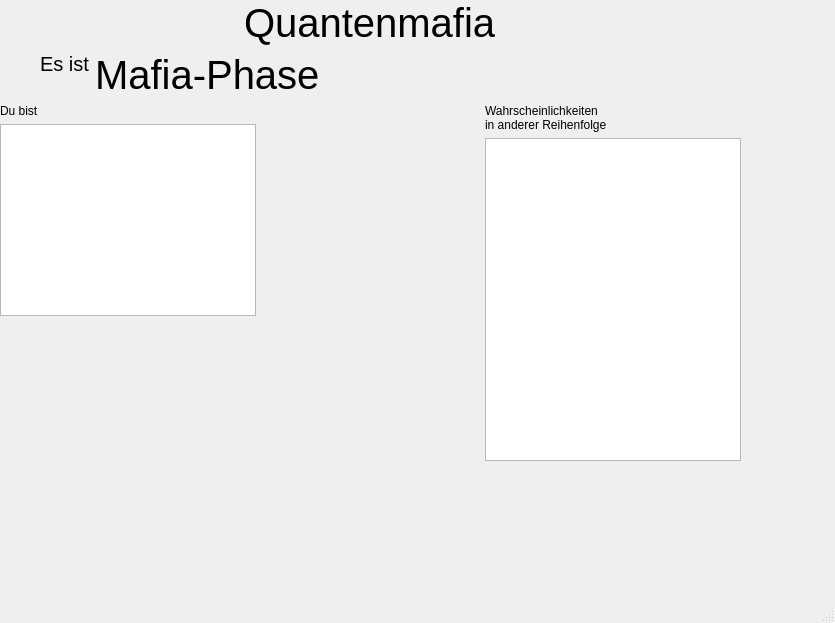
<?xml version="1.0" encoding="UTF-8"?>
<ui version="4.0">
 <class>game</class>
 <widget class="QMainWindow" name="game">
  <property name="geometry">
   <rect>
    <x>0</x>
    <y>0</y>
    <width>835</width>
    <height>623</height>
   </rect>
  </property>
  <property name="windowTitle">
   <string>Quantenmafia, qmafia-client</string>
  </property>
  <widget class="QWidget" name="centralwidget">
   <widget class="QWidget" name="verticalLayoutWidget">
    <property name="geometry">
     <rect>
      <x>0</x>
      <y>0</y>
      <width>741</width>
      <height>461</height>
     </rect>
    </property>
    <layout class="QVBoxLayout" name="verticalLayout" stretch="0,0,0">
     <item>
      <layout class="QHBoxLayout" name="horizontalLayout">
       <property name="sizeConstraint">
        <enum>QLayout::SetMaximumSize</enum>
       </property>
       <item>
        <spacer name="horizontalSpacer">
         <property name="orientation">
          <enum>Qt::Horizontal</enum>
         </property>
         <property name="sizeHint" stdset="0">
          <size>
           <width>40</width>
           <height>20</height>
          </size>
         </property>
        </spacer>
       </item>
       <item>
        <widget class="QLabel" name="lHeadline">
         <property name="sizePolicy">
          <sizepolicy hsizetype="Preferred" vsizetype="Preferred">
           <horstretch>0</horstretch>
           <verstretch>0</verstretch>
          </sizepolicy>
         </property>
         <property name="font">
          <font>
           <pointsize>30</pointsize>
          </font>
         </property>
         <property name="text">
          <string>Quantenmafia</string>
         </property>
        </widget>
       </item>
       <item>
        <spacer name="horizontalSpacer_2">
         <property name="orientation">
          <enum>Qt::Horizontal</enum>
         </property>
         <property name="sizeHint" stdset="0">
          <size>
           <width>40</width>
           <height>20</height>
          </size>
         </property>
        </spacer>
       </item>
      </layout>
     </item>
     <item>
      <layout class="QHBoxLayout" name="horizontalLayout_2">
       <item>
        <spacer name="horizontalSpacer_4">
         <property name="orientation">
          <enum>Qt::Horizontal</enum>
         </property>
         <property name="sizeType">
          <enum>QSizePolicy::Fixed</enum>
         </property>
         <property name="sizeHint" stdset="0">
          <size>
           <width>40</width>
           <height>20</height>
          </size>
         </property>
        </spacer>
       </item>
       <item>
        <widget class="QLabel" name="lPhaseHint">
         <property name="font">
          <font>
           <pointsize>15</pointsize>
          </font>
         </property>
         <property name="text">
          <string>Es ist</string>
         </property>
         <property name="alignment">
          <set>Qt::AlignLeading|Qt::AlignLeft|Qt::AlignTop</set>
         </property>
        </widget>
       </item>
       <item>
        <widget class="QLabel" name="lPhase">
         <property name="font">
          <font>
           <pointsize>30</pointsize>
          </font>
         </property>
         <property name="text">
          <string>Mafia-Phase</string>
         </property>
         <property name="alignment">
          <set>Qt::AlignLeading|Qt::AlignLeft|Qt::AlignTop</set>
         </property>
        </widget>
       </item>
       <item>
        <spacer name="horizontalSpacer_3">
         <property name="orientation">
          <enum>Qt::Horizontal</enum>
         </property>
         <property name="sizeHint" stdset="0">
          <size>
           <width>40</width>
           <height>20</height>
          </size>
         </property>
        </spacer>
       </item>
      </layout>
     </item>
     <item>
      <layout class="QHBoxLayout" name="horizontalLayout_3">
       <item>
        <layout class="QVBoxLayout" name="verticalLayout_2">
         <item>
          <widget class="QLabel" name="lYouHint">
           <property name="text">
            <string>Du bist</string>
           </property>
          </widget>
         </item>
         <item>
          <widget class="QTableView" name="tableView_2"/>
         </item>
         <item>
          <spacer name="verticalSpacer_2">
           <property name="orientation">
            <enum>Qt::Vertical</enum>
           </property>
           <property name="sizeHint" stdset="0">
            <size>
             <width>20</width>
             <height>40</height>
            </size>
           </property>
          </spacer>
         </item>
        </layout>
       </item>
       <item>
        <spacer name="horizontalSpacer_5">
         <property name="orientation">
          <enum>Qt::Horizontal</enum>
         </property>
         <property name="sizeHint" stdset="0">
          <size>
           <width>40</width>
           <height>20</height>
          </size>
         </property>
        </spacer>
       </item>
       <item>
        <layout class="QVBoxLayout" name="verticalLayout_3">
         <item>
          <widget class="QLabel" name="label">
           <property name="text">
            <string>Wahrscheinlichkeiten
in anderer Reihenfolge</string>
           </property>
          </widget>
         </item>
         <item>
          <widget class="QTableView" name="tableView"/>
         </item>
        </layout>
       </item>
      </layout>
     </item>
    </layout>
   </widget>
   <zorder>verticalLayoutWidget</zorder>
   <zorder>label</zorder>
  </widget>
  <widget class="QMenuBar" name="menubar">
   <property name="geometry">
    <rect>
     <x>0</x>
     <y>0</y>
     <width>835</width>
     <height>25</height>
    </rect>
   </property>
  </widget>
  <widget class="QStatusBar" name="statusbar"/>
 </widget>
 <resources/>
 <connections/>
</ui>
